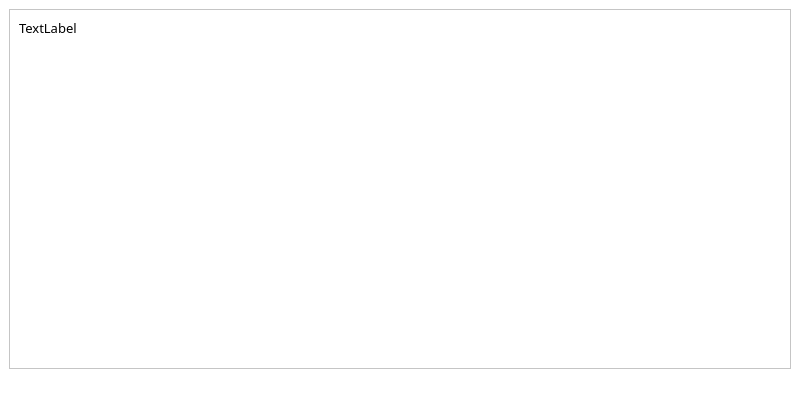
<?xml version="1.0" encoding="UTF-8"?>
<ui version="4.0">
 <class>prefsFile</class>
 <widget class="QMainWindow" name="prefsFile">
  <property name="geometry">
   <rect>
    <x>0</x>
    <y>0</y>
    <width>800</width>
    <height>400</height>
   </rect>
  </property>
  <property name="minimumSize">
   <size>
    <width>800</width>
    <height>400</height>
   </size>
  </property>
  <property name="maximumSize">
   <size>
    <width>800</width>
    <height>600</height>
   </size>
  </property>
  <property name="windowTitle">
   <string>Preferences.js File Content</string>
  </property>
  <property name="styleSheet">
   <string notr="true">background-color: rgb(255, 255, 255);</string>
  </property>
  <widget class="QWidget" name="centralwidget">
   <layout class="QVBoxLayout" name="verticalLayout">
    <item>
     <widget class="QScrollArea" name="scrollArea">
      <property name="font">
       <font>
        <family>Ubuntu Mono</family>
        <pointsize>10</pointsize>
       </font>
      </property>
      <property name="widgetResizable">
       <bool>true</bool>
      </property>
      <widget class="QWidget" name="scrollWidgetContents">
       <property name="geometry">
        <rect>
         <x>0</x>
         <y>0</y>
         <width>780</width>
         <height>334</height>
        </rect>
       </property>
       <layout class="QVBoxLayout" name="verticalLayout_2">
        <item alignment="Qt::AlignTop">
         <widget class="QLabel" name="content_label">
          <property name="minimumSize">
           <size>
            <width>0</width>
            <height>0</height>
           </size>
          </property>
          <property name="font">
           <font>
            <family>Ubuntu Mono</family>
            <pointsize>10</pointsize>
            <weight>50</weight>
            <italic>false</italic>
            <bold>false</bold>
           </font>
          </property>
          <property name="text">
           <string>TextLabel</string>
          </property>
          <property name="alignment">
           <set>Qt::AlignLeading|Qt::AlignLeft|Qt::AlignTop</set>
          </property>
          <property name="textInteractionFlags">
           <set>Qt::LinksAccessibleByMouse|Qt::TextSelectableByMouse</set>
          </property>
         </widget>
        </item>
       </layout>
      </widget>
     </widget>
    </item>
   </layout>
  </widget>
  <widget class="QMenuBar" name="menubar">
   <property name="geometry">
    <rect>
     <x>0</x>
     <y>0</y>
     <width>800</width>
     <height>23</height>
    </rect>
   </property>
  </widget>
  <widget class="QStatusBar" name="statusbar"/>
 </widget>
 <resources/>
 <connections/>
</ui>
